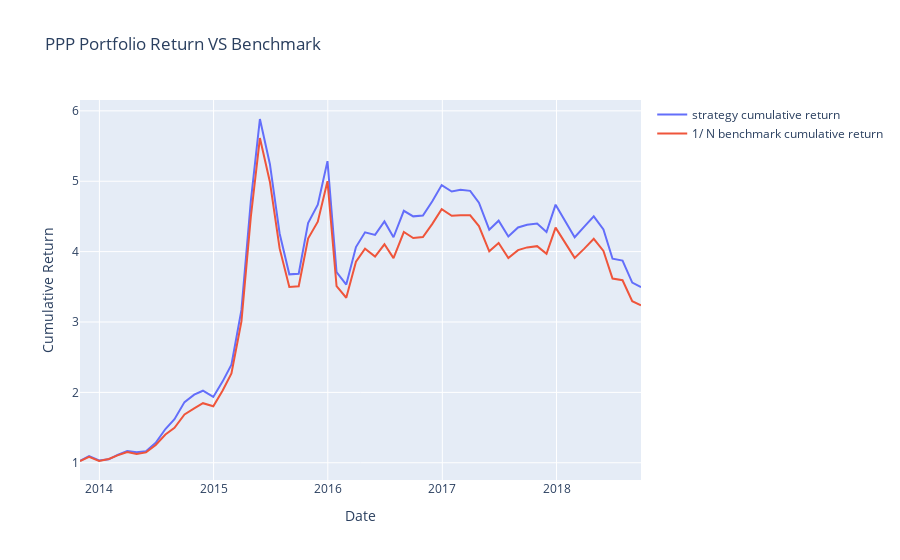

The notebook cell this image was saved under:
### Code cell
plot = DataframePlot(final_return_df)
plot.scatter_plot("date", y_colname_list = ["cum_ret_1","cum_ret_2"],
                  legend_list= ['strategy cumulative return','1/ N benchmark cumulative return'],
                  graph_title="PPP Portfolio Return VS Benchmark",
                  x_title="Date",
                  y_title="Cumulative Return")
